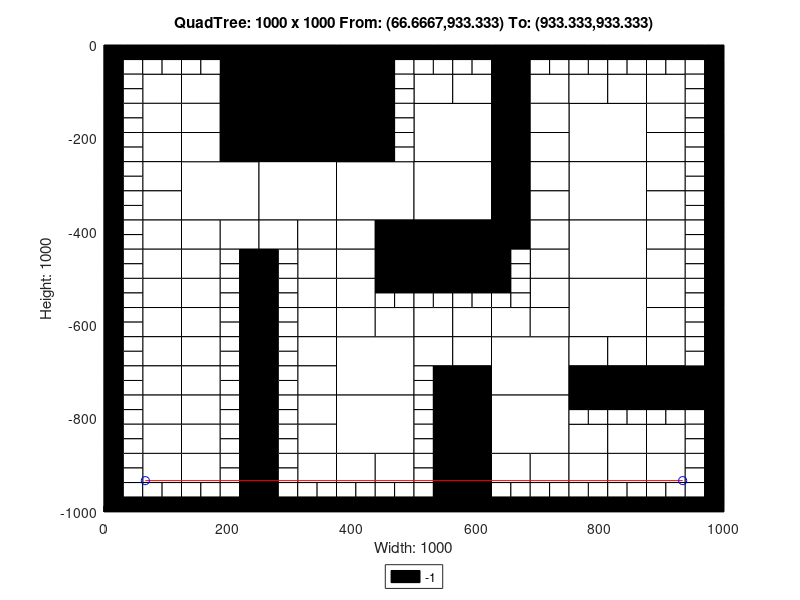

Reproduce this figure in MATLAB.
axis([0 1000 -1000 0]);
title('QuadTree: 1000 x 1000 From: (66.6667,933.333) To: (933.333,933.333)');
xlabel('Width: 1000');
ylabel('Height: 1000');
rectangle('Position',[250 -125 125 125], 'FaceColor',[0 0 0]);
rectangle('Position',[250 -250 125 125], 'FaceColor',[0 0 0]);
rectangle('Position',[125 -375 125 125], 'FaceColor',[1 1 1]);
rectangle('Position',[250 -375 125 125], 'FaceColor',[1 1 1]);
rectangle('Position',[375 -375 125 125], 'FaceColor',[1 1 1]);
rectangle('Position',[500 -250 125 125], 'FaceColor',[1 1 1]);
rectangle('Position',[750 -250 125 125], 'FaceColor',[1 1 1]);
rectangle('Position',[500 -375 125 125], 'FaceColor',[1 1 1]);
rectangle('Position',[500 -500 125 125], 'FaceColor',[0 0 0]);
rectangle('Position',[750 -375 125 125], 'FaceColor',[1 1 1]);
rectangle('Position',[750 -500 125 125], 'FaceColor',[1 1 1]);
rectangle('Position',[375 -750 125 125], 'FaceColor',[1 1 1]);
rectangle('Position',[375 -875 125 125], 'FaceColor',[1 1 1]);
rectangle('Position',[625 -750 125 125], 'FaceColor',[1 1 1]);
rectangle('Position',[750 -625 125 125], 'FaceColor',[1 1 1]);
rectangle('Position',[625 -875 125 125], 'FaceColor',[1 1 1]);
rectangle('Position',[62.5 -125 62.5 62.5], 'FaceColor',[1 1 1]);
rectangle('Position',[187.5 -62.5 62.5 62.5], 'FaceColor',[0 0 0]);
rectangle('Position',[125 -125 62.5 62.5], 'FaceColor',[1 1 1]);
rectangle('Position',[187.5 -125 62.5 62.5], 'FaceColor',[0 0 0]);
rectangle('Position',[62.5 -187.5 62.5 62.5], 'FaceColor',[1 1 1]);
rectangle('Position',[62.5 -250 62.5 62.5], 'FaceColor',[1 1 1]);
rectangle('Position',[125 -187.5 62.5 62.5], 'FaceColor',[1 1 1]);
rectangle('Position',[187.5 -187.5 62.5 62.5], 'FaceColor',[0 0 0]);
rectangle('Position',[125 -250 62.5 62.5], 'FaceColor',[1 1 1]);
rectangle('Position',[187.5 -250 62.5 62.5], 'FaceColor',[0 0 0]);
rectangle('Position',[375 -62.5 62.5 62.5], 'FaceColor',[0 0 0]);
rectangle('Position',[375 -125 62.5 62.5], 'FaceColor',[0 0 0]);
rectangle('Position',[375 -187.5 62.5 62.5], 'FaceColor',[0 0 0]);
rectangle('Position',[375 -250 62.5 62.5], 'FaceColor',[0 0 0]);
rectangle('Position',[62.5 -312.5 62.5 62.5], 'FaceColor',[1 1 1]);
rectangle('Position',[62.5 -375 62.5 62.5], 'FaceColor',[1 1 1]);
rectangle('Position',[62.5 -437.5 62.5 62.5], 'FaceColor',[1 1 1]);
rectangle('Position',[62.5 -500 62.5 62.5], 'FaceColor',[1 1 1]);
rectangle('Position',[125 -437.5 62.5 62.5], 'FaceColor',[1 1 1]);
rectangle('Position',[187.5 -437.5 62.5 62.5], 'FaceColor',[1 1 1]);
rectangle('Position',[125 -500 62.5 62.5], 'FaceColor',[1 1 1]);
rectangle('Position',[250 -437.5 62.5 62.5], 'FaceColor',[1 1 1]);
rectangle('Position',[312.5 -437.5 62.5 62.5], 'FaceColor',[1 1 1]);
rectangle('Position',[312.5 -500 62.5 62.5], 'FaceColor',[1 1 1]);
rectangle('Position',[375 -437.5 62.5 62.5], 'FaceColor',[1 1 1]);
rectangle('Position',[437.5 -437.5 62.5 62.5], 'FaceColor',[0 0 0]);
rectangle('Position',[375 -500 62.5 62.5], 'FaceColor',[1 1 1]);
rectangle('Position',[437.5 -500 62.5 62.5], 'FaceColor',[0 0 0]);
rectangle('Position',[500 -125 62.5 62.5], 'FaceColor',[1 1 1]);
rectangle('Position',[562.5 -125 62.5 62.5], 'FaceColor',[1 1 1]);
rectangle('Position',[625 -62.5 62.5 62.5], 'FaceColor',[0 0 0]);
rectangle('Position',[625 -125 62.5 62.5], 'FaceColor',[0 0 0]);
rectangle('Position',[687.5 -125 62.5 62.5], 'FaceColor',[1 1 1]);
rectangle('Position',[625 -187.5 62.5 62.5], 'FaceColor',[0 0 0]);
rectangle('Position',[687.5 -187.5 62.5 62.5], 'FaceColor',[1 1 1]);
rectangle('Position',[625 -250 62.5 62.5], 'FaceColor',[0 0 0]);
rectangle('Position',[687.5 -250 62.5 62.5], 'FaceColor',[1 1 1]);
rectangle('Position',[750 -125 62.5 62.5], 'FaceColor',[1 1 1]);
rectangle('Position',[812.5 -125 62.5 62.5], 'FaceColor',[1 1 1]);
rectangle('Position',[875 -125 62.5 62.5], 'FaceColor',[1 1 1]);
rectangle('Position',[875 -187.5 62.5 62.5], 'FaceColor',[1 1 1]);
rectangle('Position',[875 -250 62.5 62.5], 'FaceColor',[1 1 1]);
rectangle('Position',[625 -312.5 62.5 62.5], 'FaceColor',[0 0 0]);
rectangle('Position',[687.5 -312.5 62.5 62.5], 'FaceColor',[1 1 1]);
rectangle('Position',[625 -375 62.5 62.5], 'FaceColor',[0 0 0]);
rectangle('Position',[687.5 -375 62.5 62.5], 'FaceColor',[1 1 1]);
rectangle('Position',[625 -437.5 62.5 62.5], 'FaceColor',[0 0 0]);
rectangle('Position',[687.5 -437.5 62.5 62.5], 'FaceColor',[1 1 1]);
rectangle('Position',[687.5 -500 62.5 62.5], 'FaceColor',[1 1 1]);
rectangle('Position',[875 -312.5 62.5 62.5], 'FaceColor',[1 1 1]);
rectangle('Position',[875 -375 62.5 62.5], 'FaceColor',[1 1 1]);
rectangle('Position',[875 -437.5 62.5 62.5], 'FaceColor',[1 1 1]);
rectangle('Position',[875 -500 62.5 62.5], 'FaceColor',[1 1 1]);
rectangle('Position',[62.5 -562.5 62.5 62.5], 'FaceColor',[1 1 1]);
rectangle('Position',[62.5 -625 62.5 62.5], 'FaceColor',[1 1 1]);
rectangle('Position',[125 -562.5 62.5 62.5], 'FaceColor',[1 1 1]);
rectangle('Position',[125 -625 62.5 62.5], 'FaceColor',[1 1 1]);
rectangle('Position',[62.5 -687.5 62.5 62.5], 'FaceColor',[1 1 1]);
rectangle('Position',[62.5 -750 62.5 62.5], 'FaceColor',[1 1 1]);
rectangle('Position',[125 -687.5 62.5 62.5], 'FaceColor',[1 1 1]);
rectangle('Position',[125 -750 62.5 62.5], 'FaceColor',[1 1 1]);
rectangle('Position',[312.5 -562.5 62.5 62.5], 'FaceColor',[1 1 1]);
rectangle('Position',[312.5 -625 62.5 62.5], 'FaceColor',[1 1 1]);
rectangle('Position',[375 -562.5 62.5 62.5], 'FaceColor',[1 1 1]);
rectangle('Position',[375 -625 62.5 62.5], 'FaceColor',[1 1 1]);
rectangle('Position',[437.5 -625 62.5 62.5], 'FaceColor',[1 1 1]);
rectangle('Position',[312.5 -687.5 62.5 62.5], 'FaceColor',[1 1 1]);
rectangle('Position',[312.5 -750 62.5 62.5], 'FaceColor',[1 1 1]);
rectangle('Position',[62.5 -812.5 62.5 62.5], 'FaceColor',[1 1 1]);
rectangle('Position',[62.5 -875 62.5 62.5], 'FaceColor',[1 1 1]);
rectangle('Position',[125 -812.5 62.5 62.5], 'FaceColor',[1 1 1]);
rectangle('Position',[125 -875 62.5 62.5], 'FaceColor',[1 1 1]);
rectangle('Position',[62.5 -937.5 62.5 62.5], 'FaceColor',[1 1 1]);
rectangle('Position',[125 -937.5 62.5 62.5], 'FaceColor',[1 1 1]);
rectangle('Position',[312.5 -812.5 62.5 62.5], 'FaceColor',[1 1 1]);
rectangle('Position',[312.5 -875 62.5 62.5], 'FaceColor',[1 1 1]);
rectangle('Position',[312.5 -937.5 62.5 62.5], 'FaceColor',[1 1 1]);
rectangle('Position',[375 -937.5 62.5 62.5], 'FaceColor',[1 1 1]);
rectangle('Position',[437.5 -937.5 62.5 62.5], 'FaceColor',[1 1 1]);
rectangle('Position',[500 -625 62.5 62.5], 'FaceColor',[1 1 1]);
rectangle('Position',[562.5 -625 62.5 62.5], 'FaceColor',[1 1 1]);
rectangle('Position',[687.5 -562.5 62.5 62.5], 'FaceColor',[1 1 1]);
rectangle('Position',[625 -625 62.5 62.5], 'FaceColor',[1 1 1]);
rectangle('Position',[687.5 -625 62.5 62.5], 'FaceColor',[1 1 1]);
rectangle('Position',[500 -687.5 62.5 62.5], 'FaceColor',[1 1 1]);
rectangle('Position',[562.5 -687.5 62.5 62.5], 'FaceColor',[1 1 1]);
rectangle('Position',[562.5 -750 62.5 62.5], 'FaceColor',[0 0 0]);
rectangle('Position',[875 -562.5 62.5 62.5], 'FaceColor',[1 1 1]);
rectangle('Position',[875 -625 62.5 62.5], 'FaceColor',[1 1 1]);
rectangle('Position',[750 -687.5 62.5 62.5], 'FaceColor',[1 1 1]);
rectangle('Position',[812.5 -687.5 62.5 62.5], 'FaceColor',[1 1 1]);
rectangle('Position',[750 -750 62.5 62.5], 'FaceColor',[0 0 0]);
rectangle('Position',[812.5 -750 62.5 62.5], 'FaceColor',[0 0 0]);
rectangle('Position',[875 -687.5 62.5 62.5], 'FaceColor',[1 1 1]);
rectangle('Position',[875 -750 62.5 62.5], 'FaceColor',[0 0 0]);
rectangle('Position',[937.5 -750 62.5 62.5], 'FaceColor',[0 0 0]);
rectangle('Position',[562.5 -812.5 62.5 62.5], 'FaceColor',[0 0 0]);
rectangle('Position',[562.5 -875 62.5 62.5], 'FaceColor',[0 0 0]);
rectangle('Position',[562.5 -937.5 62.5 62.5], 'FaceColor',[0 0 0]);
rectangle('Position',[562.5 -1000 62.5 62.5], 'FaceColor',[0 0 0]);
rectangle('Position',[625 -937.5 62.5 62.5], 'FaceColor',[1 1 1]);
rectangle('Position',[687.5 -937.5 62.5 62.5], 'FaceColor',[1 1 1]);
rectangle('Position',[750 -875 62.5 62.5], 'FaceColor',[1 1 1]);
rectangle('Position',[812.5 -875 62.5 62.5], 'FaceColor',[1 1 1]);
rectangle('Position',[875 -875 62.5 62.5], 'FaceColor',[1 1 1]);
rectangle('Position',[750 -937.5 62.5 62.5], 'FaceColor',[1 1 1]);
rectangle('Position',[812.5 -937.5 62.5 62.5], 'FaceColor',[1 1 1]);
rectangle('Position',[875 -937.5 62.5 62.5], 'FaceColor',[1 1 1]);
rectangle('Position',[0 -31.25 31.25 31.25], 'FaceColor',[0 0 0]);
rectangle('Position',[31.25 -31.25 31.25 31.25], 'FaceColor',[0 0 0]);
rectangle('Position',[0 -62.5 31.25 31.25], 'FaceColor',[0 0 0]);
rectangle('Position',[31.25 -62.5 31.25 31.25], 'FaceColor',[1 1 1]);
rectangle('Position',[62.5 -31.25 31.25 31.25], 'FaceColor',[0 0 0]);
rectangle('Position',[93.75 -31.25 31.25 31.25], 'FaceColor',[0 0 0]);
rectangle('Position',[62.5 -62.5 31.25 31.25], 'FaceColor',[1 1 1]);
rectangle('Position',[93.75 -62.5 31.25 31.25], 'FaceColor',[1 1 1]);
rectangle('Position',[0 -93.75 31.25 31.25], 'FaceColor',[0 0 0]);
rectangle('Position',[31.25 -93.75 31.25 31.25], 'FaceColor',[1 1 1]);
rectangle('Position',[0 -125 31.25 31.25], 'FaceColor',[0 0 0]);
rectangle('Position',[31.25 -125 31.25 31.25], 'FaceColor',[1 1 1]);
rectangle('Position',[125 -31.25 31.25 31.25], 'FaceColor',[0 0 0]);
rectangle('Position',[156.25 -31.25 31.25 31.25], 'FaceColor',[0 0 0]);
rectangle('Position',[125 -62.5 31.25 31.25], 'FaceColor',[1 1 1]);
rectangle('Position',[156.25 -62.5 31.25 31.25], 'FaceColor',[1 1 1]);
rectangle('Position',[0 -156.25 31.25 31.25], 'FaceColor',[0 0 0]);
rectangle('Position',[31.25 -156.25 31.25 31.25], 'FaceColor',[1 1 1]);
rectangle('Position',[0 -187.5 31.25 31.25], 'FaceColor',[0 0 0]);
rectangle('Position',[31.25 -187.5 31.25 31.25], 'FaceColor',[1 1 1]);
rectangle('Position',[0 -218.75 31.25 31.25], 'FaceColor',[0 0 0]);
rectangle('Position',[31.25 -218.75 31.25 31.25], 'FaceColor',[1 1 1]);
rectangle('Position',[0 -250 31.25 31.25], 'FaceColor',[0 0 0]);
rectangle('Position',[31.25 -250 31.25 31.25], 'FaceColor',[1 1 1]);
rectangle('Position',[437.5 -31.25 31.25 31.25], 'FaceColor',[0 0 0]);
rectangle('Position',[468.75 -31.25 31.25 31.25], 'FaceColor',[0 0 0]);
rectangle('Position',[437.5 -62.5 31.25 31.25], 'FaceColor',[0 0 0]);
rectangle('Position',[468.75 -62.5 31.25 31.25], 'FaceColor',[1 1 1]);
rectangle('Position',[437.5 -93.75 31.25 31.25], 'FaceColor',[0 0 0]);
rectangle('Position',[468.75 -93.75 31.25 31.25], 'FaceColor',[1 1 1]);
rectangle('Position',[437.5 -125 31.25 31.25], 'FaceColor',[0 0 0]);
rectangle('Position',[468.75 -125 31.25 31.25], 'FaceColor',[1 1 1]);
rectangle('Position',[437.5 -156.25 31.25 31.25], 'FaceColor',[0 0 0]);
rectangle('Position',[468.75 -156.25 31.25 31.25], 'FaceColor',[1 1 1]);
rectangle('Position',[437.5 -187.5 31.25 31.25], 'FaceColor',[0 0 0]);
rectangle('Position',[468.75 -187.5 31.25 31.25], 'FaceColor',[1 1 1]);
rectangle('Position',[437.5 -218.75 31.25 31.25], 'FaceColor',[0 0 0]);
rectangle('Position',[468.75 -218.75 31.25 31.25], 'FaceColor',[1 1 1]);
rectangle('Position',[437.5 -250 31.25 31.25], 'FaceColor',[0 0 0]);
rectangle('Position',[468.75 -250 31.25 31.25], 'FaceColor',[1 1 1]);
rectangle('Position',[0 -281.25 31.25 31.25], 'FaceColor',[0 0 0]);
rectangle('Position',[31.25 -281.25 31.25 31.25], 'FaceColor',[1 1 1]);
rectangle('Position',[0 -312.5 31.25 31.25], 'FaceColor',[0 0 0]);
rectangle('Position',[31.25 -312.5 31.25 31.25], 'FaceColor',[1 1 1]);
rectangle('Position',[0 -343.75 31.25 31.25], 'FaceColor',[0 0 0]);
rectangle('Position',[31.25 -343.75 31.25 31.25], 'FaceColor',[1 1 1]);
rectangle('Position',[0 -375 31.25 31.25], 'FaceColor',[0 0 0]);
rectangle('Position',[31.25 -375 31.25 31.25], 'FaceColor',[1 1 1]);
rectangle('Position',[0 -406.25 31.25 31.25], 'FaceColor',[0 0 0]);
rectangle('Position',[31.25 -406.25 31.25 31.25], 'FaceColor',[1 1 1]);
rectangle('Position',[0 -437.5 31.25 31.25], 'FaceColor',[0 0 0]);
rectangle('Position',[31.25 -437.5 31.25 31.25], 'FaceColor',[1 1 1]);
rectangle('Position',[0 -468.75 31.25 31.25], 'FaceColor',[0 0 0]);
rectangle('Position',[31.25 -468.75 31.25 31.25], 'FaceColor',[1 1 1]);
rectangle('Position',[0 -500 31.25 31.25], 'FaceColor',[0 0 0]);
rectangle('Position',[31.25 -500 31.25 31.25], 'FaceColor',[1 1 1]);
rectangle('Position',[187.5 -468.75 31.25 31.25], 'FaceColor',[1 1 1]);
rectangle('Position',[218.75 -468.75 31.25 31.25], 'FaceColor',[0 0 0]);
rectangle('Position',[187.5 -500 31.25 31.25], 'FaceColor',[1 1 1]);
rectangle('Position',[218.75 -500 31.25 31.25], 'FaceColor',[0 0 0]);
rectangle('Position',[250 -468.75 31.25 31.25], 'FaceColor',[0 0 0]);
rectangle('Position',[281.25 -468.75 31.25 31.25], 'FaceColor',[1 1 1]);
rectangle('Position',[250 -500 31.25 31.25], 'FaceColor',[0 0 0]);
rectangle('Position',[281.25 -500 31.25 31.25], 'FaceColor',[1 1 1]);
rectangle('Position',[500 -31.25 31.25 31.25], 'FaceColor',[0 0 0]);
rectangle('Position',[531.25 -31.25 31.25 31.25], 'FaceColor',[0 0 0]);
rectangle('Position',[500 -62.5 31.25 31.25], 'FaceColor',[1 1 1]);
rectangle('Position',[531.25 -62.5 31.25 31.25], 'FaceColor',[1 1 1]);
rectangle('Position',[562.5 -31.25 31.25 31.25], 'FaceColor',[0 0 0]);
rectangle('Position',[593.75 -31.25 31.25 31.25], 'FaceColor',[0 0 0]);
rectangle('Position',[562.5 -62.5 31.25 31.25], 'FaceColor',[1 1 1]);
rectangle('Position',[593.75 -62.5 31.25 31.25], 'FaceColor',[1 1 1]);
rectangle('Position',[687.5 -31.25 31.25 31.25], 'FaceColor',[0 0 0]);
rectangle('Position',[718.75 -31.25 31.25 31.25], 'FaceColor',[0 0 0]);
rectangle('Position',[687.5 -62.5 31.25 31.25], 'FaceColor',[1 1 1]);
rectangle('Position',[718.75 -62.5 31.25 31.25], 'FaceColor',[1 1 1]);
rectangle('Position',[750 -31.25 31.25 31.25], 'FaceColor',[0 0 0]);
rectangle('Position',[781.25 -31.25 31.25 31.25], 'FaceColor',[0 0 0]);
rectangle('Position',[750 -62.5 31.25 31.25], 'FaceColor',[1 1 1]);
rectangle('Position',[781.25 -62.5 31.25 31.25], 'FaceColor',[1 1 1]);
rectangle('Position',[812.5 -31.25 31.25 31.25], 'FaceColor',[0 0 0]);
rectangle('Position',[843.75 -31.25 31.25 31.25], 'FaceColor',[0 0 0]);
rectangle('Position',[812.5 -62.5 31.25 31.25], 'FaceColor',[1 1 1]);
rectangle('Position',[843.75 -62.5 31.25 31.25], 'FaceColor',[1 1 1]);
rectangle('Position',[875 -31.25 31.25 31.25], 'FaceColor',[0 0 0]);
rectangle('Position',[906.25 -31.25 31.25 31.25], 'FaceColor',[0 0 0]);
rectangle('Position',[875 -62.5 31.25 31.25], 'FaceColor',[1 1 1]);
rectangle('Position',[906.25 -62.5 31.25 31.25], 'FaceColor',[1 1 1]);
rectangle('Position',[937.5 -31.25 31.25 31.25], 'FaceColor',[0 0 0]);
rectangle('Position',[968.75 -31.25 31.25 31.25], 'FaceColor',[0 0 0]);
rectangle('Position',[937.5 -62.5 31.25 31.25], 'FaceColor',[1 1 1]);
rectangle('Position',[968.75 -62.5 31.25 31.25], 'FaceColor',[0 0 0]);
rectangle('Position',[937.5 -93.75 31.25 31.25], 'FaceColor',[1 1 1]);
rectangle('Position',[968.75 -93.75 31.25 31.25], 'FaceColor',[0 0 0]);
rectangle('Position',[937.5 -125 31.25 31.25], 'FaceColor',[1 1 1]);
rectangle('Position',[968.75 -125 31.25 31.25], 'FaceColor',[0 0 0]);
rectangle('Position',[937.5 -156.25 31.25 31.25], 'FaceColor',[1 1 1]);
rectangle('Position',[968.75 -156.25 31.25 31.25], 'FaceColor',[0 0 0]);
rectangle('Position',[937.5 -187.5 31.25 31.25], 'FaceColor',[1 1 1]);
rectangle('Position',[968.75 -187.5 31.25 31.25], 'FaceColor',[0 0 0]);
rectangle('Position',[937.5 -218.75 31.25 31.25], 'FaceColor',[1 1 1]);
rectangle('Position',[968.75 -218.75 31.25 31.25], 'FaceColor',[0 0 0]);
rectangle('Position',[937.5 -250 31.25 31.25], 'FaceColor',[1 1 1]);
rectangle('Position',[968.75 -250 31.25 31.25], 'FaceColor',[0 0 0]);
rectangle('Position',[625 -468.75 31.25 31.25], 'FaceColor',[0 0 0]);
rectangle('Position',[656.25 -468.75 31.25 31.25], 'FaceColor',[1 1 1]);
rectangle('Position',[625 -500 31.25 31.25], 'FaceColor',[0 0 0]);
rectangle('Position',[656.25 -500 31.25 31.25], 'FaceColor',[1 1 1]);
rectangle('Position',[937.5 -281.25 31.25 31.25], 'FaceColor',[1 1 1]);
rectangle('Position',[968.75 -281.25 31.25 31.25], 'FaceColor',[0 0 0]);
rectangle('Position',[937.5 -312.5 31.25 31.25], 'FaceColor',[1 1 1]);
rectangle('Position',[968.75 -312.5 31.25 31.25], 'FaceColor',[0 0 0]);
rectangle('Position',[937.5 -343.75 31.25 31.25], 'FaceColor',[1 1 1]);
rectangle('Position',[968.75 -343.75 31.25 31.25], 'FaceColor',[0 0 0]);
rectangle('Position',[937.5 -375 31.25 31.25], 'FaceColor',[1 1 1]);
rectangle('Position',[968.75 -375 31.25 31.25], 'FaceColor',[0 0 0]);
rectangle('Position',[937.5 -406.25 31.25 31.25], 'FaceColor',[1 1 1]);
rectangle('Position',[968.75 -406.25 31.25 31.25], 'FaceColor',[0 0 0]);
rectangle('Position',[937.5 -437.5 31.25 31.25], 'FaceColor',[1 1 1]);
rectangle('Position',[968.75 -437.5 31.25 31.25], 'FaceColor',[0 0 0]);
rectangle('Position',[937.5 -468.75 31.25 31.25], 'FaceColor',[1 1 1]);
rectangle('Position',[968.75 -468.75 31.25 31.25], 'FaceColor',[0 0 0]);
rectangle('Position',[937.5 -500 31.25 31.25], 'FaceColor',[1 1 1]);
rectangle('Position',[968.75 -500 31.25 31.25], 'FaceColor',[0 0 0]);
rectangle('Position',[0 -531.25 31.25 31.25], 'FaceColor',[0 0 0]);
rectangle('Position',[31.25 -531.25 31.25 31.25], 'FaceColor',[1 1 1]);
rectangle('Position',[0 -562.5 31.25 31.25], 'FaceColor',[0 0 0]);
rectangle('Position',[31.25 -562.5 31.25 31.25], 'FaceColor',[1 1 1]);
rectangle('Position',[0 -593.75 31.25 31.25], 'FaceColor',[0 0 0]);
rectangle('Position',[31.25 -593.75 31.25 31.25], 'FaceColor',[1 1 1]);
rectangle('Position',[0 -625 31.25 31.25], 'FaceColor',[0 0 0]);
rectangle('Position',[31.25 -625 31.25 31.25], 'FaceColor',[1 1 1]);
rectangle('Position',[187.5 -531.25 31.25 31.25], 'FaceColor',[1 1 1]);
rectangle('Position',[218.75 -531.25 31.25 31.25], 'FaceColor',[0 0 0]);
rectangle('Position',[187.5 -562.5 31.25 31.25], 'FaceColor',[1 1 1]);
rectangle('Position',[218.75 -562.5 31.25 31.25], 'FaceColor',[0 0 0]);
rectangle('Position',[187.5 -593.75 31.25 31.25], 'FaceColor',[1 1 1]);
rectangle('Position',[218.75 -593.75 31.25 31.25], 'FaceColor',[0 0 0]);
rectangle('Position',[187.5 -625 31.25 31.25], 'FaceColor',[1 1 1]);
rectangle('Position',[218.75 -625 31.25 31.25], 'FaceColor',[0 0 0]);
rectangle('Position',[0 -656.25 31.25 31.25], 'FaceColor',[0 0 0]);
rectangle('Position',[31.25 -656.25 31.25 31.25], 'FaceColor',[1 1 1]);
rectangle('Position',[0 -687.5 31.25 31.25], 'FaceColor',[0 0 0]);
rectangle('Position',[31.25 -687.5 31.25 31.25], 'FaceColor',[1 1 1]);
rectangle('Position',[0 -718.75 31.25 31.25], 'FaceColor',[0 0 0]);
rectangle('Position',[31.25 -718.75 31.25 31.25], 'FaceColor',[1 1 1]);
rectangle('Position',[0 -750 31.25 31.25], 'FaceColor',[0 0 0]);
rectangle('Position',[31.25 -750 31.25 31.25], 'FaceColor',[1 1 1]);
rectangle('Position',[187.5 -656.25 31.25 31.25], 'FaceColor',[1 1 1]);
rectangle('Position',[218.75 -656.25 31.25 31.25], 'FaceColor',[0 0 0]);
rectangle('Position',[187.5 -687.5 31.25 31.25], 'FaceColor',[1 1 1]);
rectangle('Position',[218.75 -687.5 31.25 31.25], 'FaceColor',[0 0 0]);
rectangle('Position',[187.5 -718.75 31.25 31.25], 'FaceColor',[1 1 1]);
rectangle('Position',[218.75 -718.75 31.25 31.25], 'FaceColor',[0 0 0]);
rectangle('Position',[187.5 -750 31.25 31.25], 'FaceColor',[1 1 1]);
rectangle('Position',[218.75 -750 31.25 31.25], 'FaceColor',[0 0 0]);
rectangle('Position',[250 -531.25 31.25 31.25], 'FaceColor',[0 0 0]);
rectangle('Position',[281.25 -531.25 31.25 31.25], 'FaceColor',[1 1 1]);
rectangle('Position',[250 -562.5 31.25 31.25], 'FaceColor',[0 0 0]);
rectangle('Position',[281.25 -562.5 31.25 31.25], 'FaceColor',[1 1 1]);
rectangle('Position',[250 -593.75 31.25 31.25], 'FaceColor',[0 0 0]);
rectangle('Position',[281.25 -593.75 31.25 31.25], 'FaceColor',[1 1 1]);
rectangle('Position',[250 -625 31.25 31.25], 'FaceColor',[0 0 0]);
rectangle('Position',[281.25 -625 31.25 31.25], 'FaceColor',[1 1 1]);
rectangle('Position',[437.5 -531.25 31.25 31.25], 'FaceColor',[0 0 0]);
rectangle('Position',[468.75 -531.25 31.25 31.25], 'FaceColor',[0 0 0]);
rectangle('Position',[437.5 -562.5 31.25 31.25], 'FaceColor',[1 1 1]);
rectangle('Position',[468.75 -562.5 31.25 31.25], 'FaceColor',[1 1 1]);
rectangle('Position',[250 -656.25 31.25 31.25], 'FaceColor',[0 0 0]);
rectangle('Position',[281.25 -656.25 31.25 31.25], 'FaceColor',[1 1 1]);
rectangle('Position',[250 -687.5 31.25 31.25], 'FaceColor',[0 0 0]);
rectangle('Position',[281.25 -687.5 31.25 31.25], 'FaceColor',[1 1 1]);
rectangle('Position',[250 -718.75 31.25 31.25], 'FaceColor',[0 0 0]);
rectangle('Position',[281.25 -718.75 31.25 31.25], 'FaceColor',[1 1 1]);
rectangle('Position',[250 -750 31.25 31.25], 'FaceColor',[0 0 0]);
rectangle('Position',[281.25 -750 31.25 31.25], 'FaceColor',[1 1 1]);
rectangle('Position',[0 -781.25 31.25 31.25], 'FaceColor',[0 0 0]);
rectangle('Position',[31.25 -781.25 31.25 31.25], 'FaceColor',[1 1 1]);
rectangle('Position',[0 -812.5 31.25 31.25], 'FaceColor',[0 0 0]);
rectangle('Position',[31.25 -812.5 31.25 31.25], 'FaceColor',[1 1 1]);
rectangle('Position',[0 -843.75 31.25 31.25], 'FaceColor',[0 0 0]);
rectangle('Position',[31.25 -843.75 31.25 31.25], 'FaceColor',[1 1 1]);
rectangle('Position',[0 -875 31.25 31.25], 'FaceColor',[0 0 0]);
rectangle('Position',[31.25 -875 31.25 31.25], 'FaceColor',[1 1 1]);
rectangle('Position',[187.5 -781.25 31.25 31.25], 'FaceColor',[1 1 1]);
rectangle('Position',[218.75 -781.25 31.25 31.25], 'FaceColor',[0 0 0]);
rectangle('Position',[187.5 -812.5 31.25 31.25], 'FaceColor',[1 1 1]);
rectangle('Position',[218.75 -812.5 31.25 31.25], 'FaceColor',[0 0 0]);
rectangle('Position',[187.5 -843.75 31.25 31.25], 'FaceColor',[1 1 1]);
rectangle('Position',[218.75 -843.75 31.25 31.25], 'FaceColor',[0 0 0]);
rectangle('Position',[187.5 -875 31.25 31.25], 'FaceColor',[1 1 1]);
rectangle('Position',[218.75 -875 31.25 31.25], 'FaceColor',[0 0 0]);
rectangle('Position',[0 -906.25 31.25 31.25], 'FaceColor',[0 0 0]);
rectangle('Position',[31.25 -906.25 31.25 31.25], 'FaceColor',[1 1 1]);
rectangle('Position',[0 -937.5 31.25 31.25], 'FaceColor',[0 0 0]);
rectangle('Position',[31.25 -937.5 31.25 31.25], 'FaceColor',[1 1 1]);
rectangle('Position',[0 -968.75 31.25 31.25], 'FaceColor',[0 0 0]);
rectangle('Position',[31.25 -968.75 31.25 31.25], 'FaceColor',[1 1 1]);
rectangle('Position',[0 -1000 31.25 31.25], 'FaceColor',[0 0 0]);
rectangle('Position',[31.25 -1000 31.25 31.25], 'FaceColor',[0 0 0]);
rectangle('Position',[62.5 -968.75 31.25 31.25], 'FaceColor',[1 1 1]);
rectangle('Position',[93.75 -968.75 31.25 31.25], 'FaceColor',[1 1 1]);
rectangle('Position',[62.5 -1000 31.25 31.25], 'FaceColor',[0 0 0]);
rectangle('Position',[93.75 -1000 31.25 31.25], 'FaceColor',[0 0 0]);
rectangle('Position',[187.5 -906.25 31.25 31.25], 'FaceColor',[1 1 1]);
rectangle('Position',[218.75 -906.25 31.25 31.25], 'FaceColor',[0 0 0]);
rectangle('Position',[187.5 -937.5 31.25 31.25], 'FaceColor',[1 1 1]);
rectangle('Position',[218.75 -937.5 31.25 31.25], 'FaceColor',[0 0 0]);
rectangle('Position',[125 -968.75 31.25 31.25], 'FaceColor',[1 1 1]);
rectangle('Position',[156.25 -968.75 31.25 31.25], 'FaceColor',[1 1 1]);
rectangle('Position',[125 -1000 31.25 31.25], 'FaceColor',[0 0 0]);
rectangle('Position',[156.25 -1000 31.25 31.25], 'FaceColor',[0 0 0]);
rectangle('Position',[187.5 -968.75 31.25 31.25], 'FaceColor',[1 1 1]);
rectangle('Position',[218.75 -968.75 31.25 31.25], 'FaceColor',[0 0 0]);
rectangle('Position',[187.5 -1000 31.25 31.25], 'FaceColor',[0 0 0]);
rectangle('Position',[218.75 -1000 31.25 31.25], 'FaceColor',[0 0 0]);
rectangle('Position',[250 -781.25 31.25 31.25], 'FaceColor',[0 0 0]);
rectangle('Position',[281.25 -781.25 31.25 31.25], 'FaceColor',[1 1 1]);
rectangle('Position',[250 -812.5 31.25 31.25], 'FaceColor',[0 0 0]);
rectangle('Position',[281.25 -812.5 31.25 31.25], 'FaceColor',[1 1 1]);
rectangle('Position',[250 -843.75 31.25 31.25], 'FaceColor',[0 0 0]);
rectangle('Position',[281.25 -843.75 31.25 31.25], 'FaceColor',[1 1 1]);
rectangle('Position',[250 -875 31.25 31.25], 'FaceColor',[0 0 0]);
rectangle('Position',[281.25 -875 31.25 31.25], 'FaceColor',[1 1 1]);
rectangle('Position',[250 -906.25 31.25 31.25], 'FaceColor',[0 0 0]);
rectangle('Position',[281.25 -906.25 31.25 31.25], 'FaceColor',[1 1 1]);
rectangle('Position',[250 -937.5 31.25 31.25], 'FaceColor',[0 0 0]);
rectangle('Position',[281.25 -937.5 31.25 31.25], 'FaceColor',[1 1 1]);
rectangle('Position',[250 -968.75 31.25 31.25], 'FaceColor',[0 0 0]);
rectangle('Position',[281.25 -968.75 31.25 31.25], 'FaceColor',[1 1 1]);
rectangle('Position',[250 -1000 31.25 31.25], 'FaceColor',[0 0 0]);
rectangle('Position',[281.25 -1000 31.25 31.25], 'FaceColor',[0 0 0]);
rectangle('Position',[312.5 -968.75 31.25 31.25], 'FaceColor',[1 1 1]);
rectangle('Position',[343.75 -968.75 31.25 31.25], 'FaceColor',[1 1 1]);
rectangle('Position',[312.5 -1000 31.25 31.25], 'FaceColor',[0 0 0]);
rectangle('Position',[343.75 -1000 31.25 31.25], 'FaceColor',[0 0 0]);
rectangle('Position',[375 -968.75 31.25 31.25], 'FaceColor',[1 1 1]);
rectangle('Position',[406.25 -968.75 31.25 31.25], 'FaceColor',[1 1 1]);
rectangle('Position',[375 -1000 31.25 31.25], 'FaceColor',[0 0 0]);
rectangle('Position',[406.25 -1000 31.25 31.25], 'FaceColor',[0 0 0]);
rectangle('Position',[437.5 -968.75 31.25 31.25], 'FaceColor',[1 1 1]);
rectangle('Position',[468.75 -968.75 31.25 31.25], 'FaceColor',[1 1 1]);
rectangle('Position',[437.5 -1000 31.25 31.25], 'FaceColor',[0 0 0]);
rectangle('Position',[468.75 -1000 31.25 31.25], 'FaceColor',[0 0 0]);
rectangle('Position',[500 -531.25 31.25 31.25], 'FaceColor',[0 0 0]);
rectangle('Position',[531.25 -531.25 31.25 31.25], 'FaceColor',[0 0 0]);
rectangle('Position',[500 -562.5 31.25 31.25], 'FaceColor',[1 1 1]);
rectangle('Position',[531.25 -562.5 31.25 31.25], 'FaceColor',[1 1 1]);
rectangle('Position',[562.5 -531.25 31.25 31.25], 'FaceColor',[0 0 0]);
rectangle('Position',[593.75 -531.25 31.25 31.25], 'FaceColor',[0 0 0]);
rectangle('Position',[562.5 -562.5 31.25 31.25], 'FaceColor',[1 1 1]);
rectangle('Position',[593.75 -562.5 31.25 31.25], 'FaceColor',[1 1 1]);
rectangle('Position',[625 -531.25 31.25 31.25], 'FaceColor',[0 0 0]);
rectangle('Position',[656.25 -531.25 31.25 31.25], 'FaceColor',[1 1 1]);
rectangle('Position',[625 -562.5 31.25 31.25], 'FaceColor',[1 1 1]);
rectangle('Position',[656.25 -562.5 31.25 31.25], 'FaceColor',[1 1 1]);
rectangle('Position',[500 -718.75 31.25 31.25], 'FaceColor',[1 1 1]);
rectangle('Position',[531.25 -718.75 31.25 31.25], 'FaceColor',[0 0 0]);
rectangle('Position',[500 -750 31.25 31.25], 'FaceColor',[1 1 1]);
rectangle('Position',[531.25 -750 31.25 31.25], 'FaceColor',[0 0 0]);
rectangle('Position',[937.5 -531.25 31.25 31.25], 'FaceColor',[1 1 1]);
rectangle('Position',[968.75 -531.25 31.25 31.25], 'FaceColor',[0 0 0]);
rectangle('Position',[937.5 -562.5 31.25 31.25], 'FaceColor',[1 1 1]);
rectangle('Position',[968.75 -562.5 31.25 31.25], 'FaceColor',[0 0 0]);
rectangle('Position',[937.5 -593.75 31.25 31.25], 'FaceColor',[1 1 1]);
rectangle('Position',[968.75 -593.75 31.25 31.25], 'FaceColor',[0 0 0]);
rectangle('Position',[937.5 -625 31.25 31.25], 'FaceColor',[1 1 1]);
rectangle('Position',[968.75 -625 31.25 31.25], 'FaceColor',[0 0 0]);
rectangle('Position',[937.5 -656.25 31.25 31.25], 'FaceColor',[1 1 1]);
rectangle('Position',[968.75 -656.25 31.25 31.25], 'FaceColor',[0 0 0]);
rectangle('Position',[937.5 -687.5 31.25 31.25], 'FaceColor',[1 1 1]);
rectangle('Position',[968.75 -687.5 31.25 31.25], 'FaceColor',[0 0 0]);
rectangle('Position',[500 -781.25 31.25 31.25], 'FaceColor',[1 1 1]);
rectangle('Position',[531.25 -781.25 31.25 31.25], 'FaceColor',[0 0 0]);
rectangle('Position',[500 -812.5 31.25 31.25], 'FaceColor',[1 1 1]);
rectangle('Position',[531.25 -812.5 31.25 31.25], 'FaceColor',[0 0 0]);
rectangle('Position',[500 -843.75 31.25 31.25], 'FaceColor',[1 1 1]);
rectangle('Position',[531.25 -843.75 31.25 31.25], 'FaceColor',[0 0 0]);
rectangle('Position',[500 -875 31.25 31.25], 'FaceColor',[1 1 1]);
rectangle('Position',[531.25 -875 31.25 31.25], 'FaceColor',[0 0 0]);
rectangle('Position',[500 -906.25 31.25 31.25], 'FaceColor',[1 1 1]);
rectangle('Position',[531.25 -906.25 31.25 31.25], 'FaceColor',[0 0 0]);
rectangle('Position',[500 -937.5 31.25 31.25], 'FaceColor',[1 1 1]);
rectangle('Position',[531.25 -937.5 31.25 31.25], 'FaceColor',[0 0 0]);
rectangle('Position',[500 -968.75 31.25 31.25], 'FaceColor',[1 1 1]);
rectangle('Position',[531.25 -968.75 31.25 31.25], 'FaceColor',[0 0 0]);
rectangle('Position',[500 -1000 31.25 31.25], 'FaceColor',[0 0 0]);
rectangle('Position',[531.25 -1000 31.25 31.25], 'FaceColor',[0 0 0]);
rectangle('Position',[625 -968.75 31.25 31.25], 'FaceColor',[1 1 1]);
rectangle('Position',[656.25 -968.75 31.25 31.25], 'FaceColor',[1 1 1]);
rectangle('Position',[625 -1000 31.25 31.25], 'FaceColor',[0 0 0]);
rectangle('Position',[656.25 -1000 31.25 31.25], 'FaceColor',[0 0 0]);
rectangle('Position',[687.5 -968.75 31.25 31.25], 'FaceColor',[1 1 1]);
rectangle('Position',[718.75 -968.75 31.25 31.25], 'FaceColor',[1 1 1]);
rectangle('Position',[687.5 -1000 31.25 31.25], 'FaceColor',[0 0 0]);
rectangle('Position',[718.75 -1000 31.25 31.25], 'FaceColor',[0 0 0]);
rectangle('Position',[750 -781.25 31.25 31.25], 'FaceColor',[0 0 0]);
rectangle('Position',[781.25 -781.25 31.25 31.25], 'FaceColor',[0 0 0]);
rectangle('Position',[750 -812.5 31.25 31.25], 'FaceColor',[1 1 1]);
rectangle('Position',[781.25 -812.5 31.25 31.25], 'FaceColor',[1 1 1]);
rectangle('Position',[812.5 -781.25 31.25 31.25], 'FaceColor',[0 0 0]);
rectangle('Position',[843.75 -781.25 31.25 31.25], 'FaceColor',[0 0 0]);
rectangle('Position',[812.5 -812.5 31.25 31.25], 'FaceColor',[1 1 1]);
rectangle('Position',[843.75 -812.5 31.25 31.25], 'FaceColor',[1 1 1]);
rectangle('Position',[875 -781.25 31.25 31.25], 'FaceColor',[0 0 0]);
rectangle('Position',[906.25 -781.25 31.25 31.25], 'FaceColor',[0 0 0]);
rectangle('Position',[875 -812.5 31.25 31.25], 'FaceColor',[1 1 1]);
rectangle('Position',[906.25 -812.5 31.25 31.25], 'FaceColor',[1 1 1]);
rectangle('Position',[937.5 -781.25 31.25 31.25], 'FaceColor',[0 0 0]);
rectangle('Position',[968.75 -781.25 31.25 31.25], 'FaceColor',[0 0 0]);
rectangle('Position',[937.5 -812.5 31.25 31.25], 'FaceColor',[1 1 1]);
rectangle('Position',[968.75 -812.5 31.25 31.25], 'FaceColor',[0 0 0]);
rectangle('Position',[937.5 -843.75 31.25 31.25], 'FaceColor',[1 1 1]);
rectangle('Position',[968.75 -843.75 31.25 31.25], 'FaceColor',[0 0 0]);
rectangle('Position',[937.5 -875 31.25 31.25], 'FaceColor',[1 1 1]);
rectangle('Position',[968.75 -875 31.25 31.25], 'FaceColor',[0 0 0]);
rectangle('Position',[750 -968.75 31.25 31.25], 'FaceColor',[1 1 1]);
rectangle('Position',[781.25 -968.75 31.25 31.25], 'FaceColor',[1 1 1]);
rectangle('Position',[750 -1000 31.25 31.25], 'FaceColor',[0 0 0]);
rectangle('Position',[781.25 -1000 31.25 31.25], 'FaceColor',[0 0 0]);
rectangle('Position',[812.5 -968.75 31.25 31.25], 'FaceColor',[1 1 1]);
rectangle('Position',[843.75 -968.75 31.25 31.25], 'FaceColor',[1 1 1]);
rectangle('Position',[812.5 -1000 31.25 31.25], 'FaceColor',[0 0 0]);
rectangle('Position',[843.75 -1000 31.25 31.25], 'FaceColor',[0 0 0]);
rectangle('Position',[937.5 -906.25 31.25 31.25], 'FaceColor',[1 1 1]);
rectangle('Position',[968.75 -906.25 31.25 31.25], 'FaceColor',[0 0 0]);
rectangle('Position',[937.5 -937.5 31.25 31.25], 'FaceColor',[1 1 1]);
rectangle('Position',[968.75 -937.5 31.25 31.25], 'FaceColor',[0 0 0]);
rectangle('Position',[875 -968.75 31.25 31.25], 'FaceColor',[1 1 1]);
rectangle('Position',[906.25 -968.75 31.25 31.25], 'FaceColor',[1 1 1]);
rectangle('Position',[875 -1000 31.25 31.25], 'FaceColor',[0 0 0]);
rectangle('Position',[906.25 -1000 31.25 31.25], 'FaceColor',[0 0 0]);
rectangle('Position',[937.5 -968.75 31.25 31.25], 'FaceColor',[1 1 1]);
rectangle('Position',[968.75 -968.75 31.25 31.25], 'FaceColor',[0 0 0]);
rectangle('Position',[937.5 -1000 31.25 31.25], 'FaceColor',[0 0 0]);
rectangle('Position',[968.75 -1000 31.25 31.25], 'FaceColor',[0 0 0]);
X=[933.333,66.6667];
Y=[-933.333,-933.333];
hold on;
plot(X,Y,'r');
plot(X,Y,'bo');
legend('-1','Location','southoutside');
